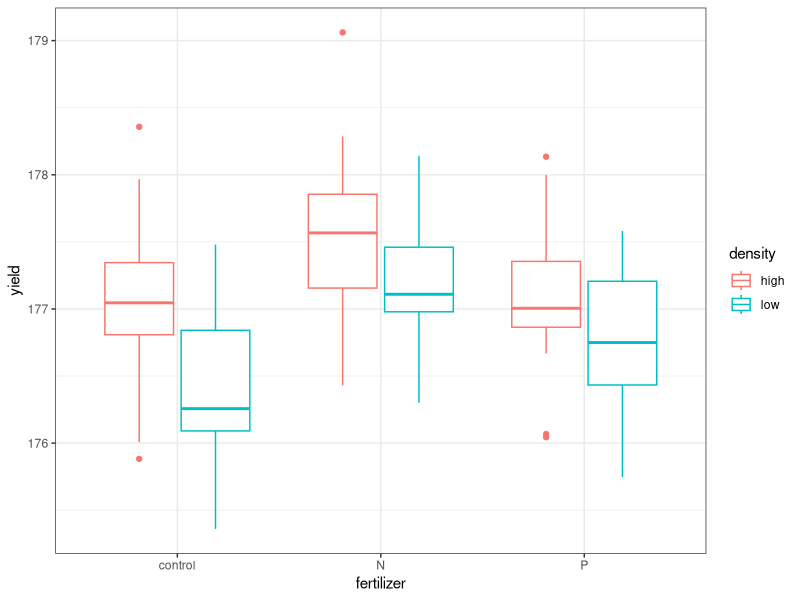
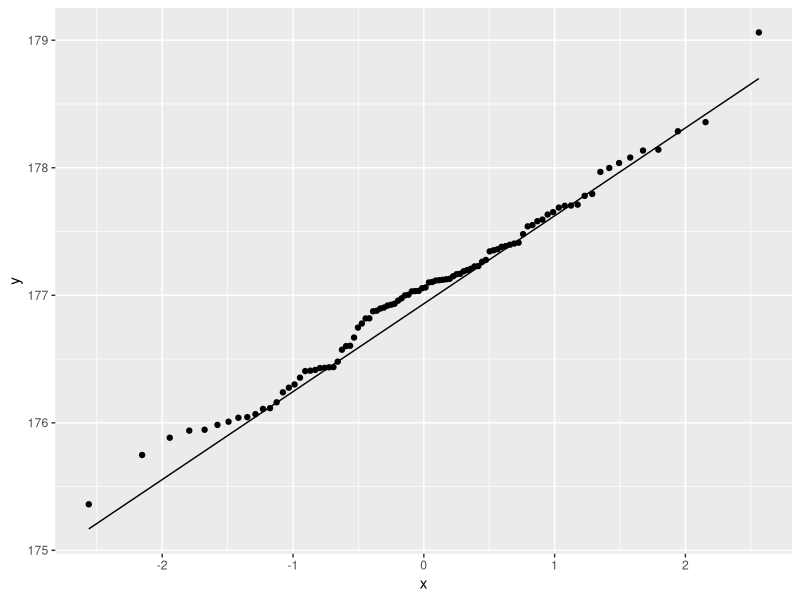
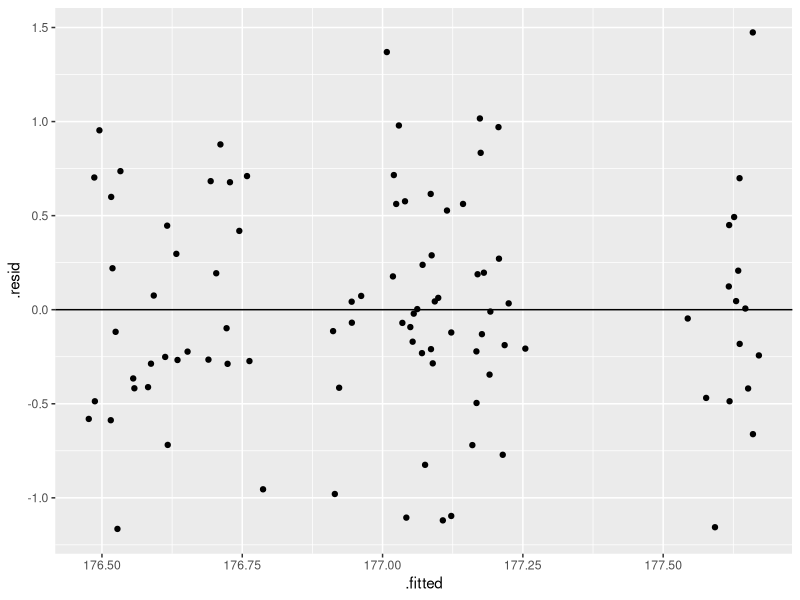
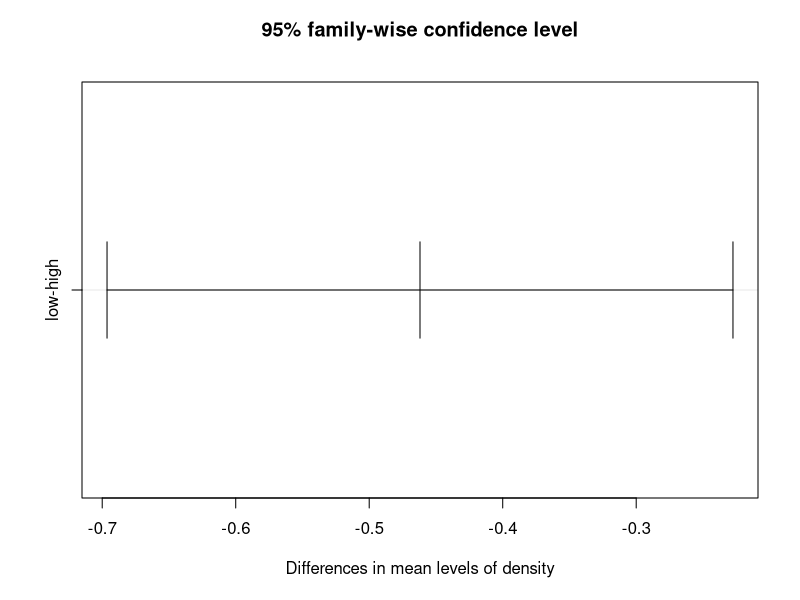
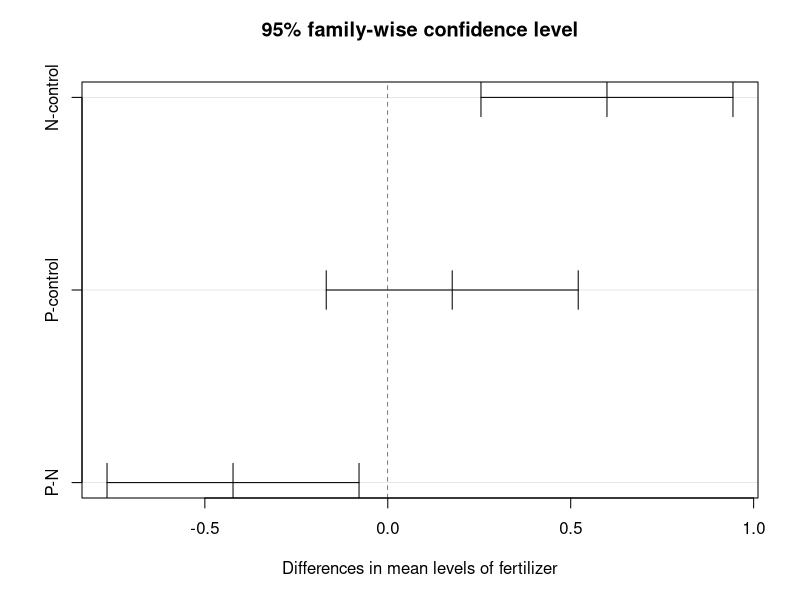
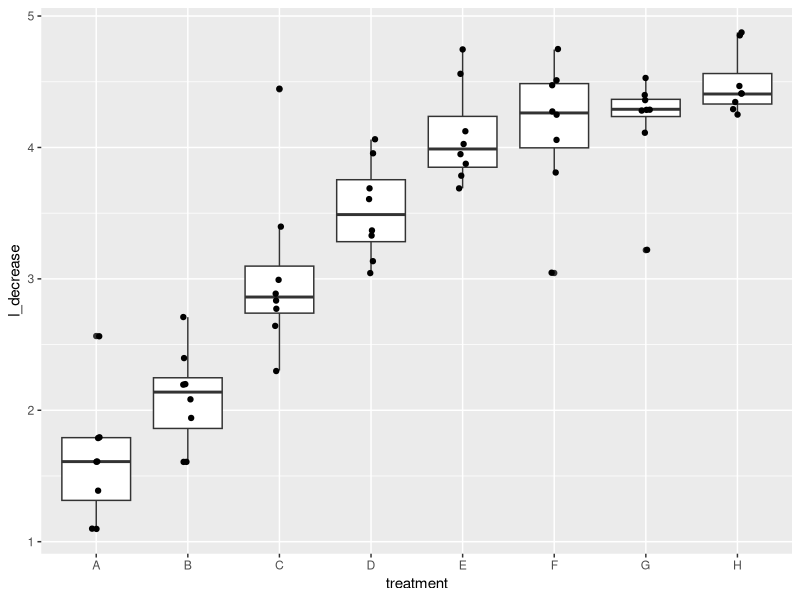
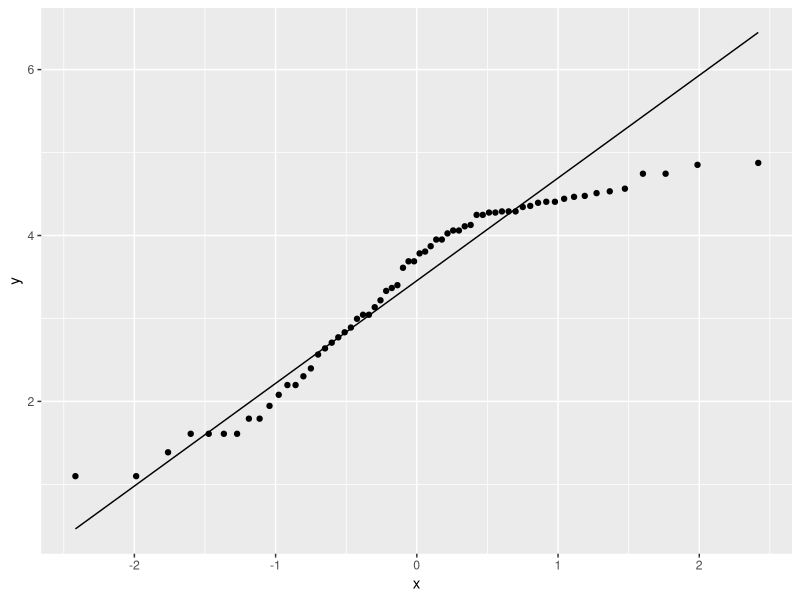
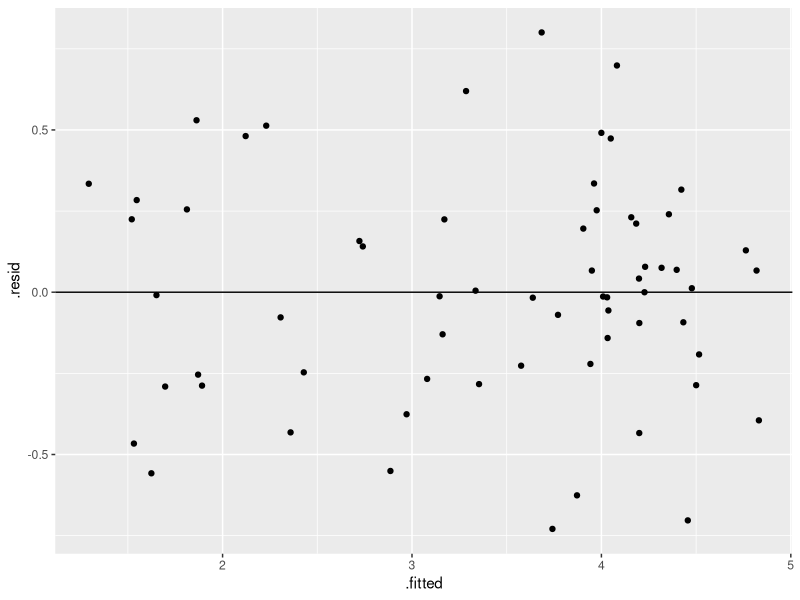

Generate these figures, in order, with R:
## ---- chunk 1
knitr::opts_chunk$set(echo = TRUE)
library(dplyr)
library(ggplot2)
crop <- read.csv(here::here('data/crop_anova.csv'))
latin_ag <- read.csv(here::here("data/latin_square_crops.csv"))
## ---- chunk 2
names(crop)
dim(crop)
head(crop)
distinct(crop, density)
distinct(crop, fertilizer)
## ---- chunk 3
table(crop$density, crop$fertilizer)
## ---- chunk 4
ggplot(crop,
       aes(x = fertilizer,
           y = yield,
           color = density)) +
  geom_boxplot() +
  theme_bw()
## ---- chunk 5
ggplot(crop,
       aes(sample = yield)) +
  stat_qq()+
  stat_qq_line()
## ---- chunk 6
crop_lm <- lm(yield ~ density + fertilizer, data = crop)
ggplot(crop_lm,
       aes(x = .fitted, y = .resid)) +
    geom_point(
      position = position_jitter(
        width = 0.1,
        height = 0)) +
    geom_hline(yintercept = 0)
## ---- chunk 7
anova(crop_lm)
## ---- chunk 8
# ANOVA of our lm model
crop_aov <- aov(crop_lm)

# Tukey's test on the plant_aov object
crop_tukey <- TukeyHSD(crop_aov)
# print out results
crop_tukey
## ---- chunk 9
plot(crop_tukey)
## ---- chunk 10
crop_block_lm <- lm(yield ~ density + fertilizer + block, data = crop)

anova(crop_block_lm)
## ---- chunk 11
data("OrchardSprays")
head(OrchardSprays)
matrix(OrchardSprays$treatment, 8, 8)
## ---- chunk 12
ls_mat <- matrix(latin_ag$seed, 5, 5)
row.names(ls_mat) <- unique(latin_ag$fertil)
colnames(ls_mat) <- unique(latin_ag$treat)
ls_mat

## ---- chunk 13
class(OrchardSprays$rowpos)
## ---- chunk 14
os <- OrchardSprays %>%
  mutate(rowpos_f = factor(rowpos),
         colpos_f = factor(colpos))
head(os)
## ---- chunk 15
os_transform <- os %>%
  mutate(l_decrease = log(decrease +1))
head(os_transform)
## ---- chunk 16
ggplot(os_transform,
       aes(x = treatment, 
           y = l_decrease))+
  geom_boxplot() +
  geom_point(position = position_jitter(
    width = 0.05
  )) 
## ---- chunk 17
ggplot(os_transform, aes(sample = l_decrease)) +
  stat_qq() + # plot qq points
  stat_qq_line() # reference line
## ---- chunk 18
os_lm <- lm(l_decrease ~ treatment + rowpos_f + colpos_f, data = os_transform)
## ---- chunk 19
ggplot(os_lm,
       aes(x = .fitted, y = .resid)) +
  geom_point(
    position = position_jitter(
      width = 0.05)) +
  geom_hline(yintercept = 0)
## ---- chunk 20
anova(os_lm)
## ---- chunk 21
os_lm_2 <- lm(l_decrease ~ treatment +  colpos_f, data = os_transform)
anova(os_lm_2)
## ---- chunk 22
# full model, with rowpos_f blocking
summary(os_lm)$adj.r.square

# second model, without rowpos_F blocking
summary(os_lm_2)$adj.r.square
